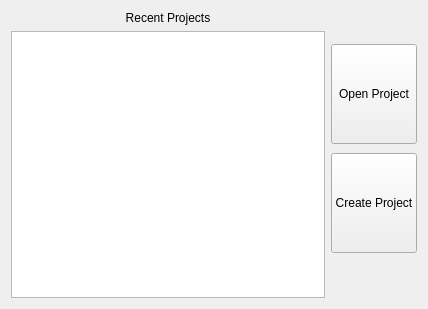
<?xml version="1.0" encoding="UTF-8"?>
<ui version="4.0">
 <class>ChooseProjectFrame</class>
 <widget class="QFrame" name="ChooseProjectFrame">
  <property name="geometry">
   <rect>
    <x>0</x>
    <y>0</y>
    <width>428</width>
    <height>309</height>
   </rect>
  </property>
  <property name="sizePolicy">
   <sizepolicy hsizetype="Preferred" vsizetype="Preferred">
    <horstretch>0</horstretch>
    <verstretch>0</verstretch>
   </sizepolicy>
  </property>
  <property name="windowTitle">
   <string notr="true">Frame</string>
  </property>
  <layout class="QHBoxLayout" name="horizontalLayout">
   <item>
    <layout class="QVBoxLayout" name="verticalLayout">
     <item>
      <widget class="QLabel" name="recentProjectsTitle">
       <property name="text">
        <string>Recent Projects</string>
       </property>
       <property name="alignment">
        <set>Qt::AlignCenter</set>
       </property>
      </widget>
     </item>
     <item>
      <widget class="QListWidget" name="recentProjectsList"/>
     </item>
    </layout>
   </item>
   <item>
    <layout class="QVBoxLayout" name="buttons">
     <property name="topMargin">
      <number>30</number>
     </property>
     <property name="bottomMargin">
      <number>40</number>
     </property>
     <item>
      <widget class="QPushButton" name="openProjectButton">
       <property name="sizePolicy">
        <sizepolicy hsizetype="Minimum" vsizetype="Expanding">
         <horstretch>0</horstretch>
         <verstretch>0</verstretch>
        </sizepolicy>
       </property>
       <property name="maximumSize">
        <size>
         <width>16777215</width>
         <height>100</height>
        </size>
       </property>
       <property name="text">
        <string>Open Project</string>
       </property>
      </widget>
     </item>
     <item>
      <widget class="QPushButton" name="createProjectButton">
       <property name="sizePolicy">
        <sizepolicy hsizetype="Minimum" vsizetype="Expanding">
         <horstretch>0</horstretch>
         <verstretch>0</verstretch>
        </sizepolicy>
       </property>
       <property name="maximumSize">
        <size>
         <width>16777215</width>
         <height>100</height>
        </size>
       </property>
       <property name="text">
        <string>Create Project</string>
       </property>
      </widget>
     </item>
    </layout>
   </item>
  </layout>
 </widget>
 <resources/>
 <connections>
  <connection>
   <sender>recentProjectsList</sender>
   <signal>activated(QModelIndex)</signal>
   <receiver>ChooseProjectFrame</receiver>
   <slot>select_recent_project(QModelIndex)</slot>
   <hints>
    <hint type="sourcelabel">
     <x>115</x>
     <y>54</y>
    </hint>
    <hint type="destinationlabel">
     <x>122</x>
     <y>343</y>
    </hint>
   </hints>
  </connection>
  <connection>
   <sender>createProjectButton</sender>
   <signal>clicked()</signal>
   <receiver>ChooseProjectFrame</receiver>
   <slot>create_project()</slot>
   <hints>
    <hint type="sourcelabel">
     <x>309</x>
     <y>123</y>
    </hint>
    <hint type="destinationlabel">
     <x>511</x>
     <y>225</y>
    </hint>
   </hints>
  </connection>
  <connection>
   <sender>openProjectButton</sender>
   <signal>clicked()</signal>
   <receiver>ChooseProjectFrame</receiver>
   <slot>open_project()</slot>
   <hints>
    <hint type="sourcelabel">
     <x>325</x>
     <y>63</y>
    </hint>
    <hint type="destinationlabel">
     <x>529</x>
     <y>198</y>
    </hint>
   </hints>
  </connection>
 </connections>
 <slots>
  <slot>open_project()</slot>
  <slot>create_project()</slot>
  <slot>select_recent_project(QModelIndex)</slot>
 </slots>
</ui>
